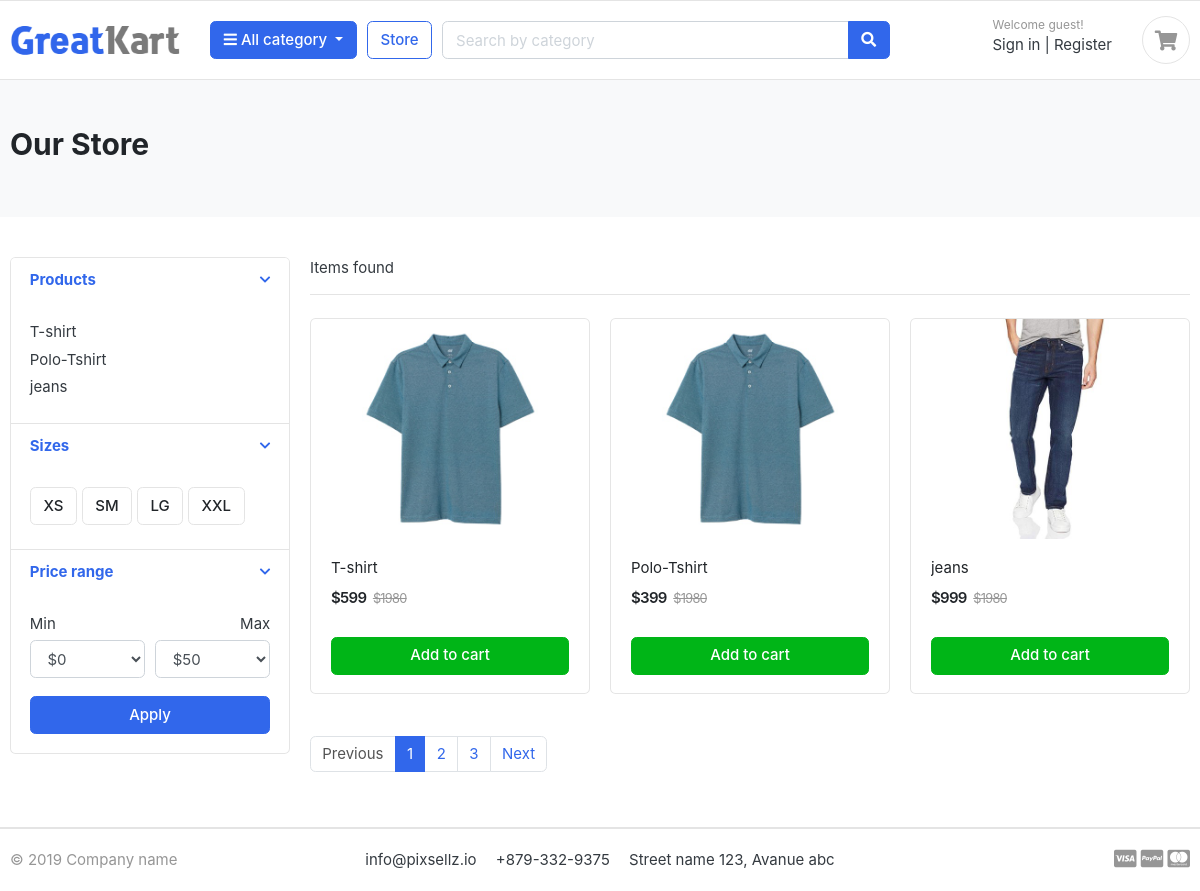
Screenshot of /store/category/fashion/ with the database file from the repository.
### store/models.py (models this page shows, shortened)
class Product(models.Model):
    product_name = models.CharField(max_length=200, unique=True)
    slug = models.SlugField(max_length=200, unique=True)
    description = models.TextField(max_length=500, blank=True)
    price = models.IntegerField()
    images = models.ImageField(upload_to='photos/products')
    stock = models.IntegerField()
    is_available = models.BooleanField(default=True)
    category = models.ForeignKey(Category, on_delete=models.CASCADE)
    created_date = models.DateTimeField(auto_now_add=True)
    modified_date = models.DateTimeField(auto_now=True)
    def get_url(self):
        return reverse('product_detail', args=[self.category.slug, self.slug])

### store/views.py (the view)
# urls.py: path('category/<slug:category_name>/', products_by_category, name='products_by_category'),
def products_by_category(request, category_name=None):
    category = get_object_or_404(Category, slug=category_name)
    products = Product.objects.filter(category=category)
    context = {
        'category': category,
        'products': products,
    }
    return render(request, 'products_by_category.html', context)

### templates/products_by_category.html (shortened to what this page needs)
{% extends 'base.html' %}
{% load static %}
{% block content %}
<section class="section-pagetop bg">
<div class="container">
	<h2 class="title-page">Our Store</h2>
</div>
</section>
<section class="section-content padding-y">
<div class="container">
<div class="row">
	<aside class="col-md-3">
<div class="card">
	<article class="filter-group">
		<header class="card-header">
			<a href="#" data-toggle="collapse" data-target="#collapse_1" aria-expanded="true" class="">
				<i class="icon-control fa fa-chevron-down"></i>
				<h6 class="title">Products</h6>
			</a>
		</header>
		<div class="filter-content collapse show" id="collapse_1" style="">
			<div class="card-body">
				<ul class="list-menu">
					{% for prd in products %}
					<li> {{prd.product_name }}</li>
					{% endfor %}
				</ul>
			</div>
		</div>
	</article>
	<article class="filter-group">
		<header class="card-header">
			<a href="#" data-toggle="collapse" data-target="#collapse_4" aria-expanded="true" class="">
				<i class="icon-control fa fa-chevron-down"></i>
				<h6 class="title">Sizes </h6>
			</a>
		</header>
		<div class="filter-content collapse show" id="collapse_4" style="">
			<div class="card-body">
			  <label class="checkbox-btn">
			    <span class="btn btn-light"> XS </span>
			  </label>
			  <label class="checkbox-btn">
			    <span class="btn btn-light"> SM </span>
			  </label>
			  <label class="checkbox-btn">
			    <span class="btn btn-light"> LG </span>
			  </label>
			  <label class="checkbox-btn">
			    <span class="btn btn-light"> XXL </span>
			  </label>
		</div>
		</div>
	</article>
	<article class="filter-group">
		<header class="card-header">
			<a href="#" data-toggle="collapse" data-target="#collapse_3" aria-expanded="true" class="">
				<i class="icon-control fa fa-chevron-down"></i>
				<h6 class="title">Price range </h6>
			</a>
		</header>
		<div class="filter-content collapse show" id="collapse_3" style="">
			<div class="card-body">
				<div class="form-row">
				<div class="form-group col-md-6">
				  <label>Min</label>
				  	<select class="mr-2 form-control">
						<option value="0">$0</option>
					</select>
				</div>
				<div class="form-group text-right col-md-6">
				  <label>Max</label>
				  	<select class="mr-2 form-control">
						<option value="50">$50</option>
					</select>
				</div>
				</div>
				<button class="btn btn-block btn-primary">Apply</button>
			</div>
		</div>
	</article>
</div>
	</aside>
	<main class="col-md-9">
<header class="border-bottom mb-4 pb-3">
		<div class="form-inline">
			<span class="mr-md-auto"> Items found </span>
		</div>
</header>
<div class="row">
    {% for product in products %}
	<div class="col-md-4">
		<figure class="card card-product-grid">
			<div class="img-wrap">
				<a href="{{ product.get_url }}"><img src="{{ product.images.url }}"></a>
			</div>
			<figcaption class="info-wrap">
				<div class="fix-height">
					<a href="{{ product.get_url }}" class="title">{{ product.product_name }}</a>
					<div class="price-wrap mt-2">
						<span class="price">${{ product.price }}</span>
						<del class="price-old">$1980</del>
					</div>
				</div>
				<a href="{{ product.get_url }}" class="btn btn-block btn-success">Add to cart </a>
			</figcaption>
		</figure>
	</div>
    {% endfor %}
</div>
<nav class="mt-4" aria-label="Page navigation sample">
  <ul class="pagination">
    <li class="page-item disabled"><a class="page-link" href="#">Previous</a></li>
    <li class="page-item active"><a class="page-link" href="#">1</a></li>
    <li class="page-item"><a class="page-link" href="#">2</a></li>
    <li class="page-item"><a class="page-link" href="#">3</a></li>
    <li class="page-item"><a class="page-link" href="#">Next</a></li>
  </ul>
</nav>
	</main>
</div>
</div>
</section>
{% endblock %}

### static/css/ui.css (style rules this page uses)
html { font-family: "Inter", sans-serif; font-size: 15px; }
.img-wrap { text-align: center; display: block; }
.img-wrap img { max-width: 100%; }
.price-wrap { letter-spacing: -0.7px; }
.padding-y { padding-top: 40px; padding-bottom: 40px; }
figure { margin-bottom: 0; }
article:after, .form-group:after { display: block; clear: both; content: ""; }
.bg { background-color: #f8f9fa; }
.title-page { color: #212529; }
.btn-light { background-color: #fff; border-color: #e4e4e4; }
[class*=list-] li:after { visibility: hidden; display: block; content: ""; overflow: hidden; height: 0; clear: both; }
.list-menu { list-style: none; margin: 0; padding-left: 0; }
.list-menu li { margin-bottom: 5px; }
[class*=card-product] a.title { color: #212529; display: block; }
[class*=card-product] .img-wrap { overflow: hidden; position: relative; }
[class*=card-product] .img-wrap img { height: 100%; max-width: 100%; width: auto; display: inline-block; -o-object-fit: cover; object-fit: cover; }
.card-product-grid { margin-bottom: 20px; }
.card-product-grid .img-wrap { border-radius: 0.2rem 0.2rem 0 0; height: 220px; }
.card-product-grid .info-wrap { overflow: hidden; padding: 18px 20px; }
.card-product-grid .fix-height { height: 80px; overflow: hidden; }
.card .img-wrap { overflow: hidden; }
.price { font-weight: 600; color: #212529; }
.price-old { color: #969696; margin-left: 3px; font-size: 85%; }
.icon-control { margin-top: 5px; float: right; font-size: 80%; }
.card-header .title { margin-bottom: 0; line-height: 1.5; }
.filter-group { border-bottom: 1px solid #e4e4e4; }
.filter-group .card-header { border-bottom: 0; }
.filter-group:last-child { border-bottom: 0; }
.checkbox-btn { position: relative; }
.section-pagetop { padding: 45px 0; }

### rows the page displays
Product: product_name "T-shirt", images (picture), price "599"
Product: product_name "Polo-Tshirt", images (picture), price "399"
Product: product_name "jeans", images (picture), price "999"
